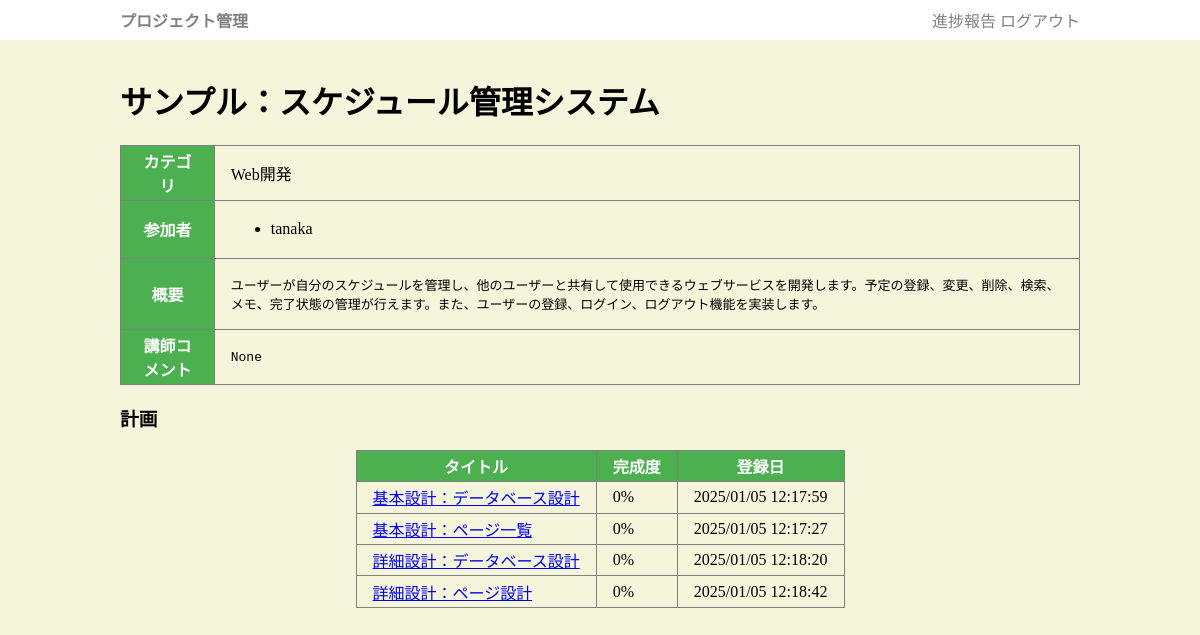
Screenshot of /project/1 (signed in) with the database file from the repository.
### app.py (models this page shows, shortened)
class Project(db.Model):
    pid = db.Column(db.Integer, primary_key=True)
    title = db.Column(db.String(255))
    category = db.Column(db.String(255))
    desc = db.Column(db.String(65545))
    updated_at = db.Column(db.DateTime, default=datetime.now)
    comment = db.Column(db.String(65545))
    member = db.relationship('Member', backref='project', lazy=True)
    plan = db.relationship('Plan', backref='project', lazy=True)

class Member(db.Model):
    mid = db.Column(db.Integer, primary_key=True)
    pid = db.Column(db.Integer, db.ForeignKey("project.pid"))
    uid = db.Column(db.Integer, db.ForeignKey("user.uid"))

class User(db.Model):
    uid = db.Column(db.Integer, primary_key=True)
    uname = db.Column(db.String(255))
    upass = db.Column(db.String(255))
    member = db.relationship('Member', backref='user', lazy=True)
    preport = db.relationship('Preport', backref='user', lazy=True)

class Plan(db.Model):
    planid = db.Column(db.Integer, primary_key=True)
    pid = db.Column(db.Integer, db.ForeignKey("project.pid"))
    ptitle = db.Column(db.String(255))
    pbody = db.Column(db.String(65545))
    prate = db.Column(db.Integer, default=0)
    url = db.Column(db.String(255))
    plan_at = db.Column(db.DateTime, default=datetime.now)
    comment = db.Column(db.String(65545))

### app.py (the view)
@app.get('/project/<pid>')
def project(pid):
    row = Project.query.get_or_404(pid)
    if is_myproject(row.pid):
        return render_template("project_edit.html",project=row,user=User.query.get(session['uid']))
    else:
        return render_template("project.html",project=row,user=User.query.get(session['uid']))

### app.py (called while the page is built)
def is_myproject(pid):
    row = Member.query.filter(Member.pid==pid, Member.uid == session['uid']).first()
    return row is not None or session['uid'] == 1

### templates/project.html (shortened to what this page needs)
{% extends "base.html" %}
{% block main %}
<h1>{{project.title}}</h1>
<table class="desc">
    <tr><th>カテゴリ</th><td>{{project.category}}</td></tr>
    <tr><th>参加者</th><td>
        <ul>
        {% for m in project.member %}
        <li>{{m.user.uname}}</li>
        {% endfor %}
        </ul>
    </td></tr>
    <tr><th>概要</th><td><pre>{{project.desc}}</pre></td></tr>
    <tr><th>講師コメント</th><td><pre>{{project.comment}}</pre></td></tr>
</table>
<h3>計画</h3>
<table id="plist">
    <tr><th>タイトル</th><th>完成度</th><th>登録日</th></tr>
    {% for r in project.plan %}
    <tr>
        <td class="title"><a href="/plan/{{r.planid}}">{{r.ptitle}}</a></div>
        <td class="prate">{{r.prate}}%</div>
        <td class="hi">{{r.plan_at.strftime('%Y/%m/%d %H:%M:%S')}}</div>
    </tr>
    {% endfor %}
</table>
{% endblock %}

### static/style.css (style rules this page uses)
body { padding: 0; margin: 0; background-color: beige; }
table { border-collapse: collapse; margin: 1em auto; }
td,th { border:1px solid gray; padding: 0.2em 1em; }
th { background-color: #4CAF50; color:white; }
pre { white-space:pre-wrap; }

### rows the page displays
Project: title "サンプル：スケジュール管理システム", category "Web開発", desc "ユーザーが自分のスケジュールを管理し、他のユーザーと共有して使用できるウェブサービスを開発します。予定の登録、変更、削除、検索、メモ、完了状態の管理が行えます。また、ユーザーの登録、ログイン、ログアウト機能を実装します。", comment "None"
Member: user.uname "tanaka"
Plan: ptitle "基本設計：データベース設計", prate "0", plan_at "2025/01/05 12:17:59"
Plan: ptitle "基本設計：ページ一覧", prate "0", plan_at "2025/01/05 12:17:27"
Plan: ptitle "詳細設計：データベース設計", prate "0", plan_at "2025/01/05 12:18:20"
Plan: ptitle "詳細設計：ページ設計", prate "0", plan_at "2025/01/05 12:18:42"
